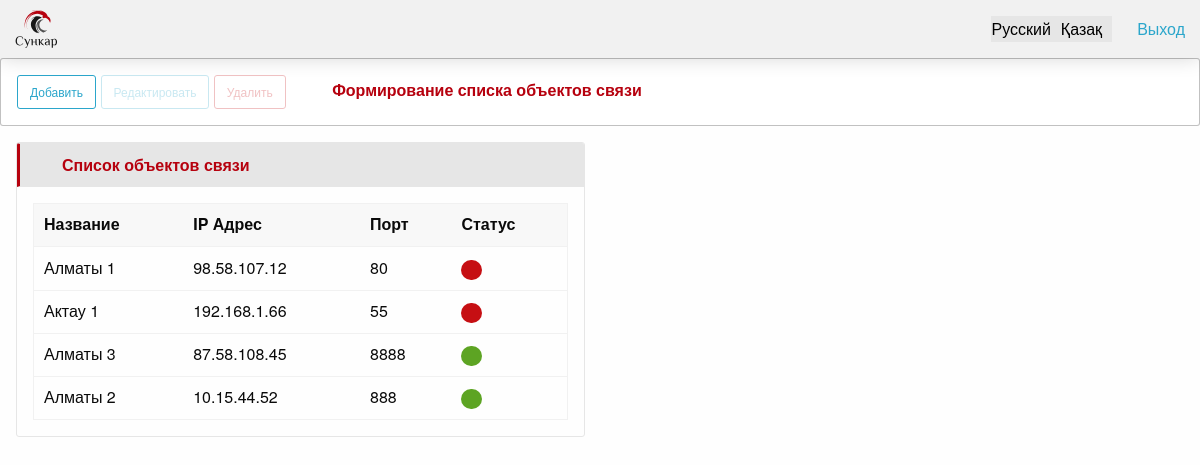
The app's page /communication_objects/, older data.
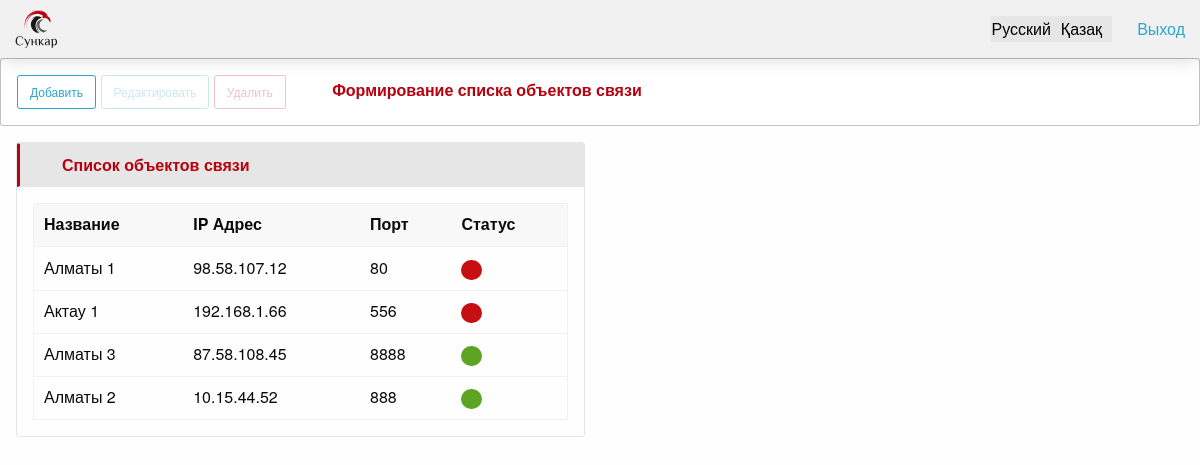
The same page, newer data.
### apps/kernel/models.py (models this page shows, shortened)
class CommunicationObject(TimestampMixin):
    class Meta:
        verbose_name = 'Объект связи'
        verbose_name_plural = 'Объекты связи'
        permissions = (
            ('menu_view_communication_objects', 'Объекты связи - в Меню'),
        )
    name = models.CharField(
        max_length=256,
        verbose_name='Название'
    )
    ip_address = models.GenericIPAddressField(
        verbose_name='IP адрес'
    )
    port = models.CharField(
        max_length=128,
        verbose_name='порт'
    )
    state = models.BooleanField(
        default=True,
        verbose_name='Статус'
    )

### apps/kernel/views.py (the view)
class CommunicationObjectView(ListView):
    template_name = 'kernel/communication_object/index.html'
    model = models.CommunicationObject
    context_object_name = 'communication_objects'
    def get_context_data(self, *, object_list=None, **kwargs):
        ctx = super().get_context_data(**kwargs)
        ctx['form_obj'] = forms.CommunicationObjectForm
        return ctx

### apps/system/context_processors.py (called while the page is built, shortened)
def menu_context(request):
    context_data = dict()
    user = request.user
    if not request.user.is_authenticated:
        return context_data

### apps/kernel/templates/kernel/communication_object/index.html (shortened to what this page needs)
{% extends 'kernel/communication_object/base_communication_object.html' %}
{% load i18n %}
{% block actions %}
    <a class="button small hollow button_custom" onclick="onAdd()">
        {% translate 'add_button' %}
    </a>
    <button class="button small hollow button_custom action_button" disabled onclick="onEdit(this)">
        {% translate 'edit_button' %}
    </button>
    <button class="button small hollow alert button_custom action_button" disabled data-open="delete-window"
            onclick="onDelete(this)">
        {% translate 'delete_button' %}
    </button>
    <span class="headers_section">
        {% translate 'header_section_communication_object' %}
    </span>
{% endblock %}
{% block content %}
    <div class="card">
        <div class="card-divider">
            <span class="headers_local">
                {% translate 'header_list_communication_objects' %}
            </span>
        </div>
        <div class="card-section">
            <table class="unstriped">
                <thead>
                <tr>
                    <th>Название</th>
                    <th>IP Адрес</th>
                    <th>Порт</th>
                    <th>Статус</th>
                </tr>
                </thead>
                <tbody>
                {% for obj in communication_objects %}
                    <tr class="items" id="{{ obj.id }}">
                        <td>
                            {{ obj.name }}
                        </td>
                        <td>
                            {{ obj.ip_address }}
                        </td>
                        <td>
                            {{ obj.port }}
                        </td>
                        <td>
                            {% if obj.state %}
                                <span class="badge success">&nbsp;</span>
                            {% else %}
                                <span class="badge alert">&nbsp;</span>
                            {% endif %}
                        </td>
                    </tr>
                {% endfor %}
                </tbody>
            </table>
        </div>
    </div>
{% endblock %}

Row changes from the older to the newer data that the page shows:
changed CommunicationObject "Актау 1": port "55" → "556"
